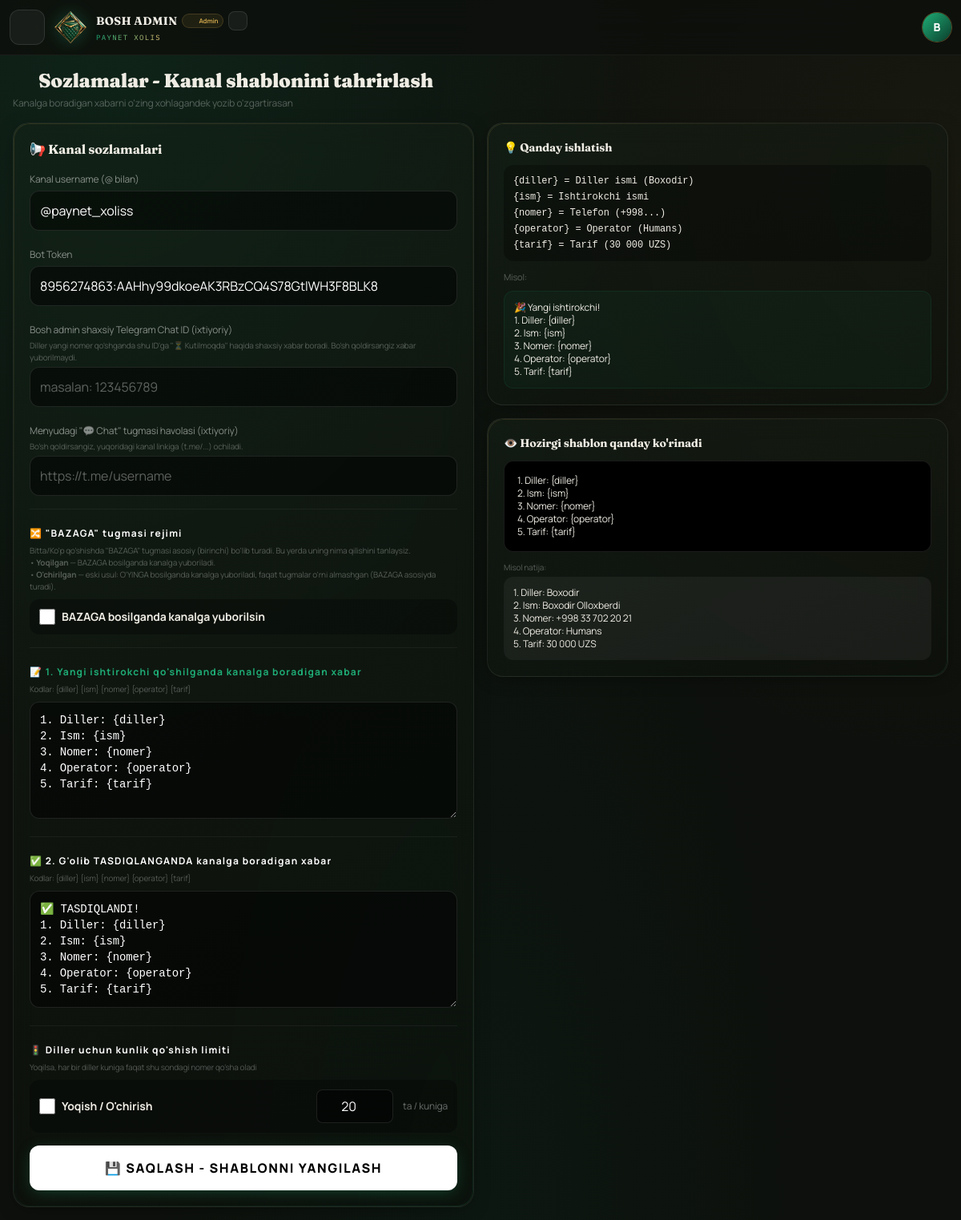
The page /settings.php (signed in) on the database its author committed.
### tables this page shows
CREATE TABLE IF NOT EXISTS settings (skey VARCHAR(100) PRIMARY KEY, svalue TEXT);

### config.php (called while the page is built, shortened)
<?php
function db(){ static $p=null; if($p) return $p; $p=new PDO("mysql:host=".DB_HOST.";dbname=".DB_NAME.";charset=utf8mb4",DB_USER,DB_PASS,[PDO::ATTR_ERRMODE=>PDO::ERRMODE_EXCEPTION,PDO::ATTR_DEFAULT_FETCH_MODE=>PDO::FETCH_ASSOC]); return $p; }
function getSetting($k){ try{ $s=db()->prepare("SELECT svalue FROM settings WHERE skey=?"); $s->execute([$k]); $r=$s->fetch(); return $r['svalue']??''; }catch(Exception $e){ return ''; } }
?>

### settings.php (the view, shortened to what this page needs)
<?php
include 'layout_header.php';
$channel = getSetting('channel');
$bot_token = getSetting('bot_token');
$template = getSetting('template');
$template_winner = getSetting('template_winner');
$admin_chat_id = getSetting('admin_chat_id');
$admin_chat_link = getSetting('admin_chat_link');
$daily_limit_enabled = getSetting('daily_limit_enabled')=='1';
$daily_limit_count = getSetting('daily_limit_count') ?: '20';
$baza_sends_channel = getSetting('baza_sends_channel')=='1';
if(!$template_winner) $template_winner = "✅ TASDIQLANDI!
1. Diller: {diller}
2. Ism: {ism}
3. Nomer: {nomer}
4. Operator: {operator}
5. Tarif: {tarif}";
?>
<h1 class="font-black text-2xl mb-1 flex items-center gap-2"><?php echo icon('gear','w-6 h-6'); ?> Sozlamalar - Kanal shablonini tahrirlash</h1>
<p class="text-white/30 text-xs mb-4">Kanalga boradigan xabarni o'zing xohlagandek yozib o'zgartirasan</p>
<div class="grid lg:grid-cols-2 gap-4">
<div class="card p-5">
<h3 class="font-bold mb-3">📢 Kanal sozlamalari</h3>
<form method="post" class="space-y-4">
<div><label class="text-xs text-white/50">Kanal username (@ bilan)</label><input name="channel" value="<?php echo htmlspecialchars($channel); ?>" placeholder="@paynet_xoliss" class="w-full mt-1 p-3 rounded-xl bg-black/50 border border-white/10 text-white outline-none focus:border-white/20"></div>
<div><label class="text-xs text-white/50">Bot Token</label><input name="bot_token" value="<?php echo htmlspecialchars($bot_token); ?>" placeholder="123456:ABC..." class="w-full mt-1 p-3 rounded-xl bg-black/50 border border-white/10 text-white outline-none focus:border-white/20"></div>
<div><label class="text-xs text-white/50">Bosh admin shaxsiy Telegram Chat ID (ixtiyoriy)</label><p class="text-[10px] text-white/30 mt-0.5 mb-1">Diller yangi nomer qo'shganda shu ID'ga "⏳ Kutilmoqda" haqida shaxsiy xabar boradi. Bo'sh qoldirsangiz xabar yuborilmaydi.</p><input name="admin_chat_id" value="<?php echo htmlspecialchars($admin_chat_id); ?>" placeholder="masalan: 123456789" class="w-full p-3 rounded-xl bg-black/50 border border-white/10 text-white outline-none focus:border-white/20"></div>
<div><label class="text-xs text-white/50">Menyudagi "💬 Chat" tugmasi havolasi (ixtiyoriy)</label><p class="text-[10px] text-white/30 mt-0.5 mb-1">Bo'sh qoldirsangiz, yuqoridagi kanal linkiga (t.me/...) ochiladi.</p><input name="admin_chat_link" value="<?php echo htmlspecialchars($admin_chat_link); ?>" placeholder="https://t.me/username" class="w-full p-3 rounded-xl bg-black/50 border border-white/10 text-white outline-none focus:border-white/20"></div>
<div class="border-t border-white/5 pt-4">
<label class="text-xs font-bold text-white tracking-widest">🔀 "BAZAGA" tugmasi rejimi</label>
<p class="text-[10px] text-white/30 mt-1 mb-2">Bitta/Ko'p qo'shishda "BAZAGA" tugmasi asosiy (birinchi) bo'lib turadi. Bu yerda uning nima qilishini tanlaysiz.<br>• <b>Yoqilgan</b> — BAZAGA bosilganda kanalga yuboriladi.<br>• <b>O'chirilgan</b> — eski usul: O'YINGA bosilganda kanalga yuboriladi, faqat tugmalar o'rni almashgan (BAZAGA asosiyda turadi).</p>
<label class="flex items-center gap-2 cursor-pointer bg-black/30 p-3 rounded-xl"><input type="checkbox" name="baza_sends_channel" value="1" <?php echo $baza_sends_channel?'checked':''; ?> class="w-5 h-5 accent-[#1fae76]"><span class="text-sm font-bold">BAZAGA bosilganda kanalga yuborilsin</span></label>
</div>
<div class="border-t border-white/5 pt-4">
<label class="text-xs font-bold text-[#1fae76] tracking-widest">📝 1. Yangi ishtirokchi qo'shilganda kanalga boradigan xabar</label>
<p class="text-[10px] text-white/30 mt-1 mb-2">Kodlar: {diller} {ism} {nomer} {operator} {tarif}</p>
<textarea name="template" rows="6" class="w-full p-3 rounded-xl bg-black/50 border border-white/10 text-white font-mono text-sm outline-none focus:border-[#1fae76]/50"><?php echo htmlspecialchars($template); ?></textarea>
</div>
<div class="border-t border-white/5 pt-4">
<label class="text-xs font-bold text-white tracking-widest">✅ 2. G'olib TASDIQLANGANDA kanalga boradigan xabar</label>
<p class="text-[10px] text-white/30 mt-1 mb-2">Kodlar: {diller} {ism} {nomer} {operator} {tarif}</p>
<textarea name="template_winner" rows="6" class="w-full p-3 rounded-xl bg-black/50 border border-white/10 text-white font-mono text-sm outline-none focus:border-white/20"><?php echo htmlspecialchars($template_winner); ?></textarea>
</div>
<div class="border-t border-white/5 pt-4">
<label class="text-xs font-bold text-white tracking-widest">🚦 Diller uchun kunlik qo'shish limiti</label>
<p class="text-[10px] text-white/30 mt-1 mb-2">Yoqilsa, har bir diller kuniga faqat shu sondagi nomer qo'sha oladi</p>
<div class="flex items-center gap-3 bg-black/30 p-3 rounded-xl">
<label class="flex items-center gap-2 cursor-pointer"><input type="checkbox" name="daily_limit_enabled" value="1" <?php echo $daily_limit_enabled?'checked':''; ?> class="w-5 h-5 accent-[#1fae76]"><span class="text-sm font-bold">Yoqish / O'chirish</span></label>
<input type="number" min="1" name="daily_limit_count" value="<?php echo htmlspecialchars($daily_limit_count); ?>" class="ml-auto w-24 p-2 rounded-lg bg-black/50 border border-white/10 text-white text-center outline-none">
<span class="text-xs text-white/40">ta / kuniga</span>
</div>
</div>
<button class="w-full bg-white text-black p-4 rounded-xl font-black tracking-widest btn-glow">💾 SAQLASH - SHABLONNI YANGILASH</button>
</form>
</div>
<div class="space-y-4">
<div class="card p-5">
<h3 class="font-bold mb-3 text-sm">💡 Qanday ishlatish</h3>
<div class="bg-black/30 p-3 rounded-xl text-xs space-y-1 font-mono">
<p>{diller} = Diller ismi (Boxodir)</p>
<p>{ism} = Ishtirokchi ismi</p>
<p>{nomer} = Telefon (+998...)</p>
<p>{operator} = Operator (Humans)</p>
<p>{tarif} = Tarif (30 000 UZS)</p>
</div>
<p class="text-[11px] text-white/30 mt-3">Misol:</p>
<div class="bg-[#1fae76]/5 border border-[#1fae76]/10 p-3 rounded-xl text-xs mt-2 whitespace-pre">🎉 Yangi ishtirokchi!
1. Diller: {diller}
2. Ism: {ism}
3. Nomer: {nomer}
4. Operator: {operator}
5. Tarif: {tarif}</div>
</div>
<div class="card p-5">
<h3 class="font-bold mb-3 text-sm">👁️ Hozirgi shablon qanday ko'rinadi</h3>
<div class="bg-black p-4 rounded-xl text-xs whitespace-pre-wrap border border-white/10"><?php echo htmlspecialchars($template); ?></div>
<p class="text-[10px] text-white/30 mt-3">Misol natija:</p>
<div class="bg-white/5 p-3 rounded-xl text-xs mt-1 whitespace-pre">1. Diller: Boxodir
2. Ism: Boxodir Olloxberdi
3. Nomer: +998 33 702 20 21
4. Operator: Humans
5. Tarif: 30 000 UZS</div>
</div>
</div>
</div>
<?php include 'layout_footer.php'; ?>

### layout_header.php (style rules this page uses)
* { scrollbar-width:thin;scrollbar-color:rgba(31,174,118,.35) transparent }
body { background:#0d100c;color:#efece3;font-family:Manrope,system-ui,sans-serif;letter-spacing:-.01em }
h1,h3 { font-family:'Fraunces',serif;letter-spacing:-.01em }
.card { position:relative;background:linear-gradient(155deg,rgba(23,34,25,.55),rgba(13,16,12,.55));backdrop-filter:blur(14px) saturate(130%);-webkit-backdrop-filter:blur(14px) saturate(130%);border:1px solid rgba(239,236,227,.08);border-radius:20px;box-shadow:0 4px 24px -8px rgba(0,0,0,.55) }
.card::before { content:'';position:absolute;inset:0;border-radius:inherit;padding:1px;background:linear-gradient(155deg,rgba(201,162,75,.16),transparent 40%,transparent 70%,rgba(31,174,118,.14));-webkit-mask:linear-gradient(#fff 0 0) content-box,linear-gradient(#fff 0 0);-webkit-mask-composite:xor;mask-composite:exclude;pointer-events:none }
.bg-mesh { background:radial-gradient(at 12% 0%, rgba(31,174,118,.13) 0px, transparent 45%),radial-gradient(at 100% 15%, rgba(201,162,75,.06) 0px, transparent 40%),radial-gradient(at 50% 100%, rgba(11,61,44,.16) 0px, transparent 48%), #0d100c;background-attachment:fixed }
input,select,textarea { color:#fff !important }
input::placeholder { color:rgba(255,255,255,.35) !important }
.btn-glow { box-shadow:0 4px 20px -4px rgba(31,174,118,.35);transition:.2s }
.card { animation:fadeUp .6s cubic-bezier(.2,.8,.2,1) both; }
.card:nth-of-type(2n) { animation-delay:.05s; }
a,button { transition:.25s cubic-bezier(.2,.8,.2,1); }
.btn-glow { position:relative; overflow:hidden; }
.btn-glow::after { content:''; position:absolute; inset:0; background:linear-gradient(115deg,transparent 30%,rgba(255,255,255,.22) 45%,transparent 60%); background-size:250% 250%; background-position:120% 0; transition:background-position .6s ease; pointer-events:none; }
::placeholder { opacity:.5 }

### rows shown on the page
settings: channel "@paynet_xoliss"
settings: bot_token "8956274863:AAHhy99dkoeAK3RBzCQ4S78GtlWH3F8BLK8"
settings: template "1. Diller: {diller} 2. Ism: {ism} 3. Nomer: {nomer} 4. Operator: {operator} 5. Tarif: {tarif}", svalue "1. Diller: {diller} 2. Ism: {ism} 3. Nomer: {nomer} 4. Operator: {operator} 5. Tarif: {tarif}"

### other values the page prints
$u['name'] "BOSH ADMIN"
mb_strtoupper(mb_substr($u['name'],0,1)) "B"
